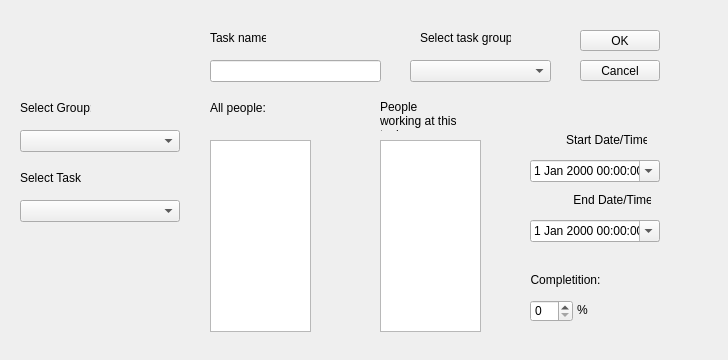
<?xml version="1.0" encoding="UTF-8"?>
<ui version="4.0">
 <class>EditTaskDialog</class>
 <widget class="QDialog" name="EditTaskDialog">
  <property name="geometry">
   <rect>
    <x>0</x>
    <y>0</y>
    <width>728</width>
    <height>360</height>
   </rect>
  </property>
  <property name="windowTitle">
   <string>Edit Task</string>
  </property>
  <widget class="QLabel" name="taskNamelabel">
   <property name="geometry">
    <rect>
     <x>210</x>
     <y>30</y>
     <width>56</width>
     <height>16</height>
    </rect>
   </property>
   <property name="text">
    <string>Task name:</string>
   </property>
  </widget>
  <widget class="QPushButton" name="buttonOk">
   <property name="geometry">
    <rect>
     <x>580</x>
     <y>30</y>
     <width>80</width>
     <height>21</height>
    </rect>
   </property>
   <property name="text">
    <string>OK</string>
   </property>
   <property name="autoDefault">
    <bool>false</bool>
   </property>
  </widget>
  <widget class="QLineEdit" name="lineEdit">
   <property name="geometry">
    <rect>
     <x>210</x>
     <y>60</y>
     <width>171</width>
     <height>22</height>
    </rect>
   </property>
  </widget>
  <widget class="QPushButton" name="buttonCancel">
   <property name="geometry">
    <rect>
     <x>580</x>
     <y>60</y>
     <width>80</width>
     <height>21</height>
    </rect>
   </property>
   <property name="text">
    <string>Cancel</string>
   </property>
   <property name="autoDefault">
    <bool>false</bool>
   </property>
  </widget>
  <widget class="QDateTimeEdit" name="startdateTimeEdit">
   <property name="geometry">
    <rect>
     <x>530</x>
     <y>160</y>
     <width>130</width>
     <height>22</height>
    </rect>
   </property>
   <property name="locale">
    <locale language="English" country="UnitedStates"/>
   </property>
   <property name="calendarPopup">
    <bool>true</bool>
   </property>
  </widget>
  <widget class="QDateTimeEdit" name="enddateTimeEdit">
   <property name="geometry">
    <rect>
     <x>530</x>
     <y>220</y>
     <width>130</width>
     <height>22</height>
    </rect>
   </property>
   <property name="locale">
    <locale language="English" country="UnitedStates"/>
   </property>
   <property name="calendarPopup">
    <bool>true</bool>
   </property>
  </widget>
  <widget class="QListView" name="totalPeoplelistView">
   <property name="geometry">
    <rect>
     <x>210</x>
     <y>140</y>
     <width>101</width>
     <height>192</height>
    </rect>
   </property>
  </widget>
  <widget class="QLabel" name="startDateTimelabel">
   <property name="geometry">
    <rect>
     <x>566</x>
     <y>130</y>
     <width>81</width>
     <height>20</height>
    </rect>
   </property>
   <property name="text">
    <string>Start Date/Time:</string>
   </property>
  </widget>
  <widget class="QLabel" name="endDateTimelabel">
   <property name="geometry">
    <rect>
     <x>570</x>
     <y>190</y>
     <width>81</width>
     <height>20</height>
    </rect>
   </property>
   <property name="text">
    <string> End Date/Time:</string>
   </property>
  </widget>
  <widget class="QListView" name="taskPeoplelistView">
   <property name="geometry">
    <rect>
     <x>380</x>
     <y>140</y>
     <width>101</width>
     <height>192</height>
    </rect>
   </property>
  </widget>
  <widget class="QPushButton" name="insertPeoplepushButton">
   <property name="geometry">
    <rect>
     <x>330</x>
     <y>180</y>
     <width>32</width>
     <height>32</height>
    </rect>
   </property>
   <property name="text">
    <string/>
   </property>
   <property name="icon">
    <iconset resource="teeamres.qrc">
     <normaloff>:/icons/icons/bullet_arrow_right.png</normaloff>:/icons/icons/bullet_arrow_right.png</iconset>
   </property>
   <property name="iconSize">
    <size>
     <width>32</width>
     <height>32</height>
    </size>
   </property>
   <property name="autoDefault">
    <bool>true</bool>
   </property>
   <property name="default">
    <bool>false</bool>
   </property>
   <property name="flat">
    <bool>true</bool>
   </property>
  </widget>
  <widget class="QPushButton" name="removePeoplepushButton">
   <property name="geometry">
    <rect>
     <x>330</x>
     <y>230</y>
     <width>32</width>
     <height>32</height>
    </rect>
   </property>
   <property name="text">
    <string/>
   </property>
   <property name="icon">
    <iconset resource="teeamres.qrc">
     <normaloff>:/icons/icons/bullet_arrow_left.png</normaloff>:/icons/icons/bullet_arrow_left.png</iconset>
   </property>
   <property name="iconSize">
    <size>
     <width>32</width>
     <height>32</height>
    </size>
   </property>
   <property name="flat">
    <bool>true</bool>
   </property>
  </widget>
  <widget class="QLabel" name="taskGrouplabel">
   <property name="geometry">
    <rect>
     <x>420</x>
     <y>30</y>
     <width>91</width>
     <height>16</height>
    </rect>
   </property>
   <property name="text">
    <string>Select task group:</string>
   </property>
  </widget>
  <widget class="QComboBox" name="taskGroupcomboBox">
   <property name="geometry">
    <rect>
     <x>410</x>
     <y>60</y>
     <width>141</width>
     <height>22</height>
    </rect>
   </property>
  </widget>
  <widget class="QLabel" name="selectPeoplelabel">
   <property name="geometry">
    <rect>
     <x>210</x>
     <y>100</y>
     <width>81</width>
     <height>16</height>
    </rect>
   </property>
   <property name="text">
    <string>All people:</string>
   </property>
  </widget>
  <widget class="QLabel" name="workingPeoplelabel">
   <property name="geometry">
    <rect>
     <x>380</x>
     <y>100</y>
     <width>81</width>
     <height>31</height>
    </rect>
   </property>
   <property name="lineWidth">
    <number>0</number>
   </property>
   <property name="text">
    <string>&lt;html&gt;&lt;head/&gt;&lt;body&gt;&lt;p&gt;People working at this task:&lt;/p&gt;&lt;/body&gt;&lt;/html&gt;</string>
   </property>
   <property name="wordWrap">
    <bool>true</bool>
   </property>
  </widget>
  <widget class="QLabel" name="completitionlabel">
   <property name="geometry">
    <rect>
     <x>530</x>
     <y>270</y>
     <width>71</width>
     <height>20</height>
    </rect>
   </property>
   <property name="text">
    <string>Completition:</string>
   </property>
   <property name="alignment">
    <set>Qt::AlignCenter</set>
   </property>
  </widget>
  <widget class="QLabel" name="percentlabel">
   <property name="geometry">
    <rect>
     <x>577</x>
     <y>302</y>
     <width>20</width>
     <height>16</height>
    </rect>
   </property>
   <property name="text">
    <string>%</string>
   </property>
  </widget>
  <widget class="QSpinBox" name="completitionspinBox">
   <property name="geometry">
    <rect>
     <x>530</x>
     <y>300</y>
     <width>43</width>
     <height>22</height>
    </rect>
   </property>
  </widget>
  <widget class="QLabel" name="baseGrouplabel">
   <property name="geometry">
    <rect>
     <x>20</x>
     <y>100</y>
     <width>71</width>
     <height>16</height>
    </rect>
   </property>
   <property name="text">
    <string>Select Group:</string>
   </property>
  </widget>
  <widget class="QLabel" name="baseTaskabel">
   <property name="geometry">
    <rect>
     <x>20</x>
     <y>170</y>
     <width>61</width>
     <height>16</height>
    </rect>
   </property>
   <property name="text">
    <string>Select Task:</string>
   </property>
  </widget>
  <widget class="QComboBox" name="baseGroupcomboBox">
   <property name="geometry">
    <rect>
     <x>20</x>
     <y>130</y>
     <width>160</width>
     <height>22</height>
    </rect>
   </property>
  </widget>
  <widget class="QComboBox" name="baseTaskcomboBox">
   <property name="geometry">
    <rect>
     <x>20</x>
     <y>200</y>
     <width>160</width>
     <height>22</height>
    </rect>
   </property>
  </widget>
 </widget>
 <resources>
  <include location="teeamres.qrc"/>
 </resources>
 <connections/>
</ui>
